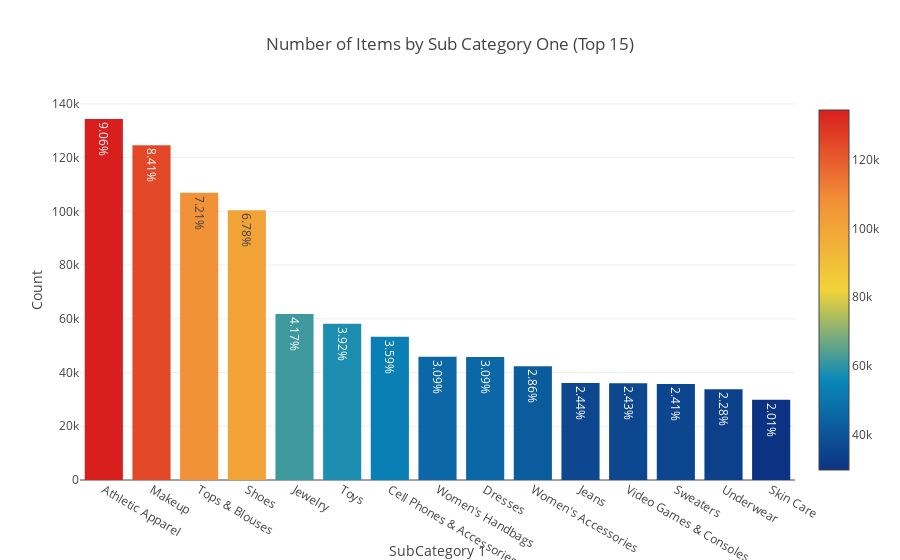

Source (notebook cell):
### Code cell
trace1 = go.Bar(x=x, y=y, text=pct,
                marker=dict(
                color = y,
                colorscale='Portland',
                showscale=True,
                reversescale = False
                ))
layout = dict(title= 'Number of Items by Sub Category One (Top 15)',
              yaxis = dict(title='Count'),
              xaxis = dict(title='SubCategory 1'))
fig=dict(data=[trace1], layout=layout)
py.iplot(fig)

### Figure 1 — Plotly figure (JSON) as saved in the notebook; plotly's stock layout.template omitted (floating-point values rounded to 4 significant figures)
{"data": [{"marker": {"color": [134383, 124624, 106960, 100452, 61763, 58158, 53290, 45862, 45758, 42350, 36130, 35971, 35752, 33784, 29838], "colorscale": "Portland", "reversescale": false, "showscale": true}, "text": ["9.06%", "8.41%", "7.21%", "6.78%", "4.17%", "3.92%", "3.59%", "3.09%", "3.09%", "2.86%", "2.44%", "2.43%", "2.41%", "2.28%", "2.01%"], "type": "bar", "uid": "3a82e74a-d6ff-11e8-ad29-50465d36efc9", "x": ["Athletic Apparel", "Makeup", "Tops & Blouses", "Shoes", "Jewelry", "Toys", "Cell Phones & Accessories", "Women's Handbags", "Dresses", "Women's Accessories", "Jeans", "Video Games & Consoles", "Sweaters", "Underwear", "Skin Care"], "y": [134383, 124624, 106960, 100452, 61763, 58158, 53290, 45862, 45758, 42350, 36130, 35971, 35752, 33784, 29838]}], "layout": {"title": "Number of Items by Sub Category One (Top 15)", "xaxis": {"title": "SubCategory 1"}, "yaxis": {"title": "Count"}}}
